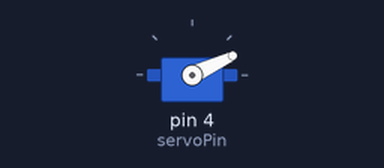
Bench run of a sketch on a simulated Arduino Uno, built with avr-gcc and run on an emulated ATmega328P. On the bench: servo.

Above: at 0.05 s.
At 4.0 s:
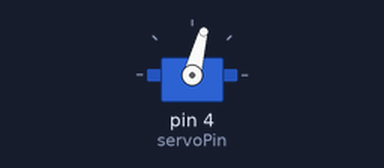
Timing chart, 0 to 5.2 s (numbered marks = the images above):
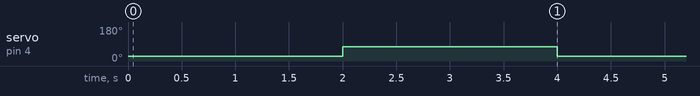

Measured:
- by itself, servo on pin 4 (servoPin): alternates 75° for 2.0 s and 25° for 2.0 s

The sketch:

ClawTestingLimits.ino
```cpp
/* Servo motor with Arduino example code. Position and sweep. More info: https://www.makerguides.com/ */

// 80 is open

// Include the servo library:
#include <Servo.h>

// Create a new servo object:
Servo myservo;

// Define the servo pin:
#define servoPin 4

// Create a variable to store the servo position:
int angle = 0;

void setup() {
  // Attach the Servo variable to a pin:
  myservo.attach(servoPin);
}

void loop() {
  myservo.write(25);
  delay(2000);
  myservo.write(75);
  delay(2000);
}
```
